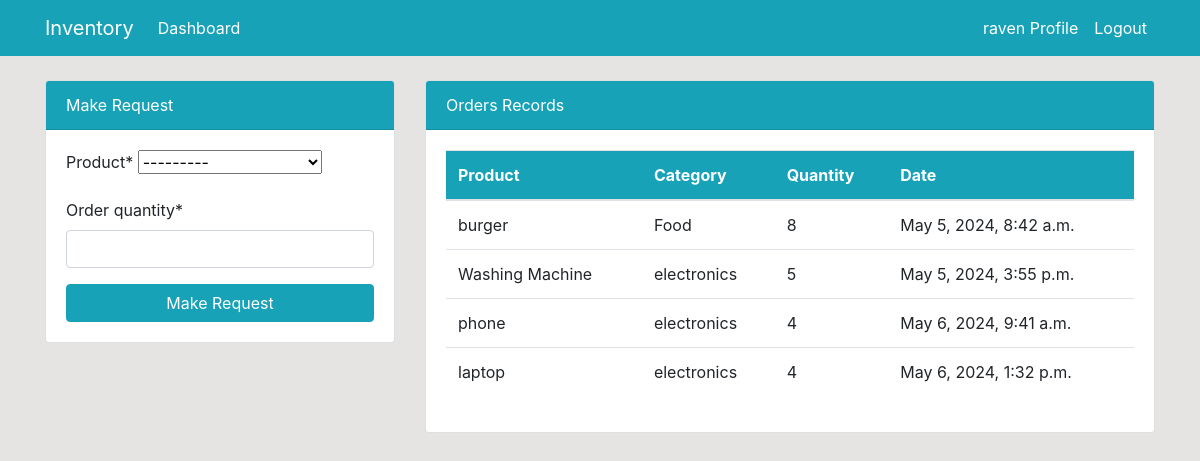
Screenshot of /dashboard/ (signed in) with the database file from the repository.
### dashboard/models.py (models this page shows, shortened)
class Order(models.Model):
    product=models.ForeignKey(Product,on_delete=models.CASCADE,null=True)
    staff=models.ForeignKey(User,models.CASCADE,null=True)
    order_quantity=models.PositiveBigIntegerField(null=True)
    date=models.DateTimeField(auto_now_add=True)
    class Meta:
        verbose_name_plural='Order'

class Product(models.Model):
    name=models.CharField(max_length=100,null=True)
    category=models.CharField(max_length=20,choices=CATEGORY,null=True)
    quantity=models.PositiveIntegerField(null=True)
    class Meta:
        verbose_name_plural='Product'
    def __str__(self):
        return f'{self.name}-{self.quantity}'

### dashboard/views.py (the view)
# urls.py: path('dashboard/', views.index ,name='dashboard-index'),
@login_required
def index(request):
    items=Order.objects.all()
    products=Product.objects.all()
    workers_count=User.objects.all().count()
    order_count=Order.objects.all().count()
    product_count=Product.objects.all().count()
    if request.method=='POST':
        form=OrderForm(request.POST)
        if form.is_valid():
            instance=form.save(commit=False)
            instance.staff=request.user
            instance.save()
            return redirect('dashboard-index')
    else:
        form=OrderForm()
    context={
        'items':items,
        'form':form,
        'products':products,
        'workers_count':workers_count,
        'order_count':order_count,
        'product_count':product_count,
    }
    return render(request,'dashboard/index.html',context)

### dashboard/forms.py
class OrderForm(forms.ModelForm):
    class Meta:
        model=Order
        fields=['product','order_quantity']

### templates/dashboard/index.html (shortened to what this page needs)
{% extends "partials/base.html" %}
{% load crispy_forms_tags %}
{% block content %}
{%if user.is_authenticated and user.is_staff and user.is_superuser %}
{% include "partials/topnav.html" %}
<div class="container">
    <div class="row my-5">
        <div class="col-md-6 ">
            <div class="bg-white" width="300px" height="100px">
            <canvas id="myChart" width="300px" height="100px"></canvas>
            <script>
                const ctx = document.getElementById('myChart');
                new Chart(ctx, {
                  type: 'pie',
                  data: {
                    labels: [{% for item in items%} '{{item.product.name}}', {%endfor%}],
                    datasets: [{
                      label: 'Orders',
                      data: [{%for item in items%} {{item.order_quantity}},  {%endfor%}],
                      borderWidth: 1,
                      backgroundColor:['Red', 'Blue', 'Yellow', 'Green', 'Purple', 'Orange']
                    }]
                  },
                  options: {
                    scales: {
                      y: {
                        beginAtZero: true
                      }
                    }
                  }
                });
              </script>
            </div>
        </div>
        <div class="col-md-6 ">
            <div class="bg-white">
            <canvas id="myChart1" width="400" height="300"></canvas>
            <script>
                const ctx1 = document.getElementById('myChart1');
                new Chart(ctx1, {
                  type: 'bar',
                  data: {
                    labels: [{% for product in products%} '{{product.name}}', {%endfor%}],
                    datasets: [{
                      label: 'Products',
                      data: [{% for product in products%} {{product.quantity}}, {%endfor%}],
                      borderWidth: 1,
                      backgroundColor:['Red', 'Blue', 'Yellow', 'Green', 'Purple', 'Orange','Yellow', 'Green', 'Purple', 'Orange','Yellow']
                    }]
                  },
                  options: {
                    scales: {
                      y: {
                        beginAtZero: true
                      }
                    }
                  }
                });
              </script>
            </div>
        </div>
    </div>
</div>
{%else %}
{% include 'dashboard/staff_index.html'%}
{% endif %}
{% endblock %}

### templates/partials/nav.html (shortened to what this page needs)
<nav class="navbar navbar-expand-lg navbar-info bg-info">
    {% if user.is_authenticated%}
    <div class="container">
        <a class="navbar-brand text-white" href="{% url 'dashboard-index'%}">Inventory</a>
        <div class="collapse navbar-collapse" id="navbarSupportedContent">
        <ul class="navbar-nav mr-auto">
            <li class="nav-item active">
            <a class="nav-link text-white" href="{% url 'dashboard-index'%}">Dashboard <span class="sr-only">(current)</span></a>
            </li>
        </ul>
        <ul class="navbar-nav ml-auto">
            <li class="nav-item active">
            <a class="nav-link text-white" href="{% url 'user-profile'%}">{{user.username}} Profile<span class="sr-only">(current)</span></a>
            </li>
            <li class="nav-item">
            <a class="nav-link text-white" href="{% url 'user-logout' %}">Logout</a>
            </li>
        </ul>
        {%endif%}
        </div>
    </div>
  </nav>

### templates/dashboard/staff_index.html (shortened to what this page needs)
{% load crispy_forms_tags %}
<div class="container">
    <div class="row mt-4">
        <div class="col-md-4">
            <div class="card">
                <div class="card-header bg-info text-white">
                    Make Request
                </div>
                <div class="card-body">
                    <form method="POST">
                        {{form|crispy}}
                        <input class="btn btn-info btn-block" type="submit" value="Make Request">
                    </form>
                </div>
            </div>
        </div>
        <div class="col-md-8">
            <div class="card">
                <div class="card-header bg-info text-white">
                    Orders Records
                </div>
                <div class="card-body">
                    <table class="table bg-white">
                        <thead class="bg-info text-white">
                        <tr class="text-white">
                            <th scope="col">Product</th>
                            <th scope="col">Category</th>
                            <th scope="col">Quantity</th>
                            <th scope="col">Date</th>
                        </tr>
                        </thead>
                        <tbody>
                        {% for item in items%}
                        {% if item.staff == user%}
                        <tr>
                            <td>{{item.product.name}}</td>
                            <td>{{item.product.category}}</td>
                            <td>{{item.order_quantity}}</td>
                            <td>{{item.date}}</td>
                        </tr>
                        {% endif%}
                        {% endfor%}
                        </tbody>
                    </table>
                </div>
            </div>
        </div>
    </div>
</div>

### static/style.css (style rules this page uses)
body { background: rgb(230, 227, 227); }

### rows the page displays
Order: product.name "burger", product.category "Food", order_quantity "8", date "May 5, 2024, 8:42 a.m."
Order: product.name "Washing Machine", product.category "electronics", order_quantity "5", date "May 5, 2024, 3:55 p.m."
Order: product.name "phone", product.category "electronics", order_quantity "4", date "May 6, 2024, 9:41 a.m."
Order: product.name "laptop", product.category "electronics", order_quantity "4", date "May 6, 2024, 1:32 p.m."

### other values shown
{{ user.username }} "raven"
